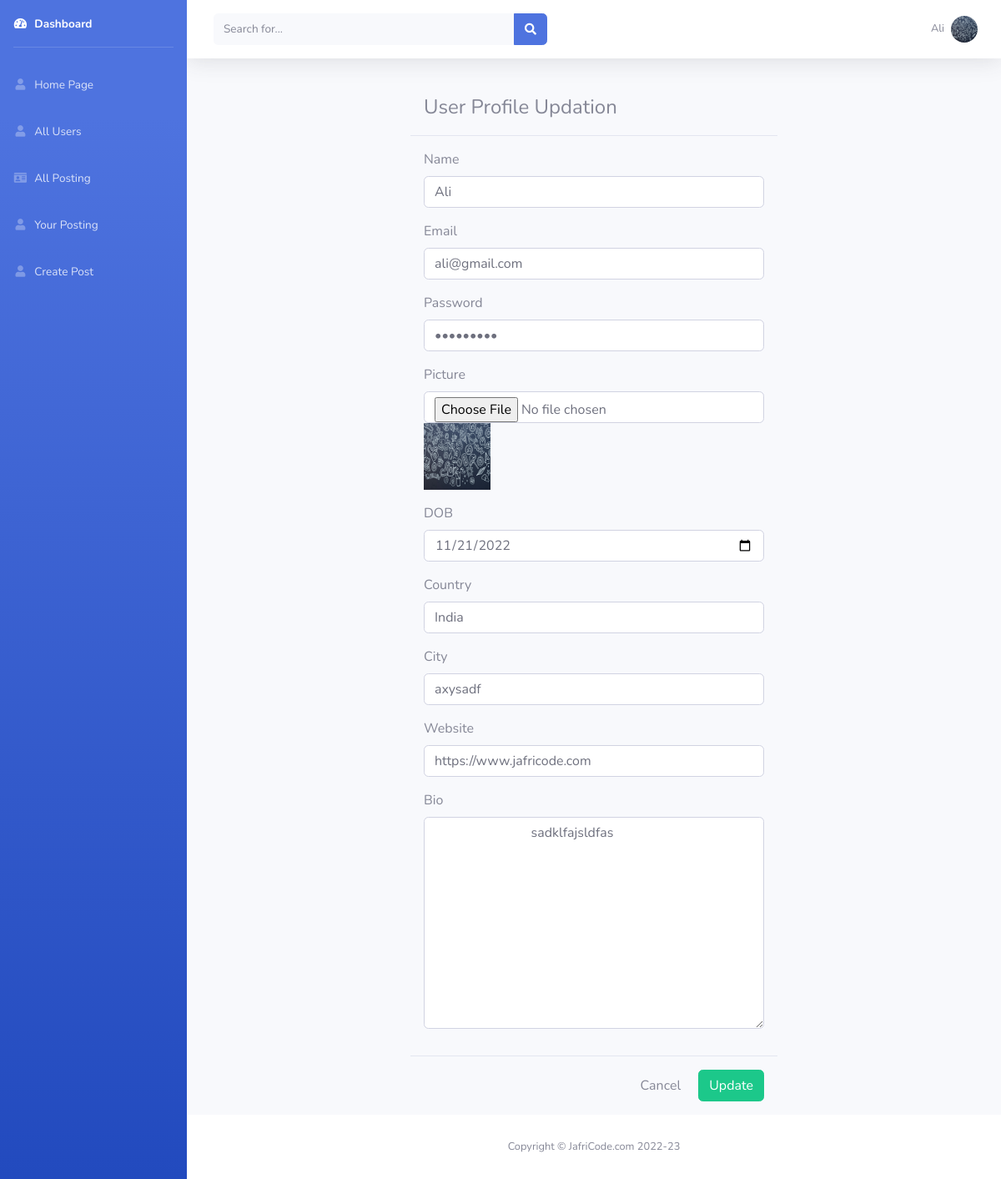
The app's page /Dashboard/user_profile_setting.php (signed in) with its own data.
### tables this page shows
CREATE TABLE `all_users` (
  `u_id` int(10) NOT NULL,
  `u_name` varchar(200) NOT NULL,
  `u_email` varchar(200) NOT NULL,
  `u_pass` varchar(200) NOT NULL,
  `u_pic` varchar(200) NOT NULL,
  `u_dob` varchar(200) NOT NULL,
  `u_country` varchar(200) NOT NULL,
  `u_city` varchar(200) NOT NULL,
  `u_site` varchar(200) NOT NULL,
  `u_bio` varchar(200) NOT NULL,
  `u_is_admin` varchar(10) NOT NULL DEFAULT 'False'
);

### Dashboard/user_profile_setting.php (the view, shortened to what this page needs)
<?php
if(!isset($_SESSION['u_id'])){
    echo "<script>window.open('../login.php','_self')</script>";
} else{
    include("mycon.php");
?>
<!DOCTYPE html>
<html lang="en">
<head>
    <link href="vendor/fontawesome-free/css/all.min.css" rel="stylesheet" type="text/css">
    <link href="css/sb-admin-2.min.css" rel="stylesheet">
    <link href="vendor/datatables/dataTables.bootstrap4.min.css" rel="stylesheet">
</head>
<body id="page-top">
    <div id="wrapper">
     <?php include('sidebar.php');?>
        <div id="content-wrapper" class="d-flex flex-column">
            <div id="content">
                <?php include('topbar.php');?>
                <div class="container-fluid">
        <div class="row register">
            <div class="col-12">
          <?php
          $id =  $_SESSION['u_id'];
          $query = "select * from all_users where u_id = $id ";
          $obj = mysqli_query($con, $query);
          $row = mysqli_fetch_array($obj);
          ?>
                <form method="post" action="" enctype="multipart/form-data">
                    <div class="modal-header">
                        <h4 class="modal-title">User Profile Updation</h4>
                    </div>
                    <div class="modal-body">
                        <div class="form-group">
                            <label>Name</label>
                            <input type="text" name="u_name" value="<?php echo $row['u_name'];?>" class="form-control" >
                        </div>
                        <div class="form-group">
                            <label>Email</label>
                            <input type="email" name="u_email" value="<?php echo $row['u_email'];?>" class="form-control" >
                        </div>
                        <div class="form-group">
                            <label>Password</label>
                            <input type="password" name="u_pass" value="<?php echo $row['u_pass'];?>" class="form-control" >
                        </div>
                        <div class="form-group">
                            <label>Picture</label>
                            <input type="file" name="u_pic" class="form-control">
                            <img src="../img/<?php echo $row['u_pic'];?>" alt="" width="80" height="80">
                        </div>
                        <div class="form-group">
                            <label>DOB</label>
                            <input type="date" name="u_dob" value="<?php echo $row['u_dob'];?>" class="form-control">
                        </div>
                        <div class="form-group">
                            <label>Country</label>
                            <input type="text" name="u_country" value="<?php echo $row['u_country'];?>" class="form-control" >
                        </div>
                        <div class="form-group">
                            <label>City</label>
                            <input type="text" name="u_city" value="<?php echo $row['u_city'];?>" class="form-control" >
                        </div>
                        <div class="form-group">
                            <label>Website</label>
                            <input type="url" name="u_site" value="<?php echo $row['u_site'];?>" class="form-control" >
                        </div>
                        <label>Bio</label>
                        <div class="form-group">
                            <textarea name="u_bio" id="" cols="64" rows="10" class="form-control">
                            <?php echo $row['u_bio'];?>
                            </textarea>
                        </div>
                    </div>
                    <div class="modal-footer">
                        <input type="button" class="btn btn-default" data-dismiss="modal" value="Cancel">
                        <input type="submit" name="update" class="btn btn-success" value="Update">
                    </div>
                </form>
            </div>
        </div>
</div>
            </div>
            <footer class="sticky-footer bg-white">
                <div class="container my-auto">
                    <div class="copyright text-center my-auto">
                    <span>Copyright &copy; JafriCode.com 2022-23</span>
                    </div>
                </div>
            </footer>
        </div>
    </div>
</body>
</html>
<?php } ?>

### Dashboard/topbar.php (shortened to what this page needs)
<?php
       $id =  $_SESSION['u_id'];
       $query = "select * from all_users where u_id = '$id' ";
       $obj = mysqli_query($con, $query);
       $row = mysqli_fetch_array($obj);
        ?>
<nav class="navbar navbar-expand navbar-light bg-white topbar mb-4 static-top shadow">
<form
    class="d-none d-sm-inline-block form-inline mr-auto ml-md-3 my-2 my-md-0 mw-100 navbar-search">
    <div class="input-group">
        <input type="text" class="form-control bg-light border-0 small" placeholder="Search for..."
            aria-label="Search" aria-describedby="basic-addon2">
        <div class="input-group-append">
            <button class="btn btn-primary" type="button">
                <i class="fas fa-search fa-sm"></i>
            </button>
        </div>
    </div>
</form>
<ul class="navbar-nav ml-auto">
    <li class="nav-item dropdown no-arrow">
        <a class="nav-link dropdown-toggle" href="#" id="userDropdown" role="button"
            data-toggle="dropdown" aria-haspopup="true" aria-expanded="false">
            <span class="mr-2 d-none d-lg-inline text-gray-600 small"><?php echo $row['u_name'];?> </span>
            <img class="img-profile rounded-circle"
                src="../img/<?php echo $row['u_pic'];?>">
        </a>
    </li>
</ul>
</nav>

### Dashboard/user_profile_setting.php (style rules this page uses)
.register { margin: auto; width: 50%; margin-top: 20px; }

### records on screen
all_users: u_name "Ali", u_pic (picture), u_email "ali@gmail.com", u_dob "11/21/2022", u_country "India", u_city "axysadf", u_site "https://www.jafricode.com", u_bio "sadklfajsldfas"
